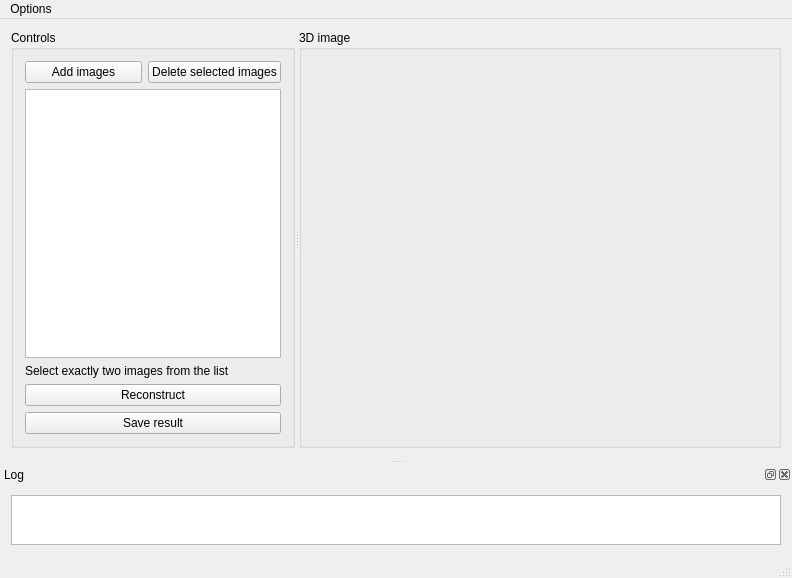
<?xml version="1.0" encoding="UTF-8"?>
<ui version="4.0">
 <class>MainWindow</class>
 <widget class="QMainWindow" name="MainWindow">
  <property name="geometry">
   <rect>
    <x>0</x>
    <y>0</y>
    <width>792</width>
    <height>578</height>
   </rect>
  </property>
  <property name="windowTitle">
   <string>Cybervision</string>
  </property>
  <widget class="QWidget" name="centralWidget">
   <layout class="QGridLayout" name="gridLayout">
    <item row="0" column="0">
     <widget class="QSplitter" name="splitter">
      <property name="sizePolicy">
       <sizepolicy hsizetype="Expanding" vsizetype="Expanding">
        <horstretch>0</horstretch>
        <verstretch>0</verstretch>
       </sizepolicy>
      </property>
      <property name="locale">
       <locale language="English" country="UnitedStates"/>
      </property>
      <property name="orientation">
       <enum>Qt::Horizontal</enum>
      </property>
      <widget class="QGroupBox" name="groupBox_2">
       <property name="sizePolicy">
        <sizepolicy hsizetype="Fixed" vsizetype="Expanding">
         <horstretch>0</horstretch>
         <verstretch>0</verstretch>
        </sizepolicy>
       </property>
       <property name="title">
        <string>Controls</string>
       </property>
       <layout class="QGridLayout" name="gridLayout_2">
        <item row="0" column="0">
         <widget class="QPushButton" name="addImageButton">
          <property name="locale">
           <locale language="English" country="UnitedStates"/>
          </property>
          <property name="text">
           <string>Add images</string>
          </property>
         </widget>
        </item>
        <item row="2" column="0" colspan="2">
         <widget class="QListWidget" name="imageList">
          <property name="locale">
           <locale language="English" country="UnitedStates"/>
          </property>
          <property name="selectionMode">
           <enum>QAbstractItemView::MultiSelection</enum>
          </property>
         </widget>
        </item>
        <item row="4" column="0" colspan="2">
         <widget class="QPushButton" name="startProcessButton">
          <property name="locale">
           <locale language="English" country="UnitedStates"/>
          </property>
          <property name="text">
           <string>Reconstruct</string>
          </property>
         </widget>
        </item>
        <item row="5" column="0" colspan="2">
         <widget class="QPushButton" name="saveButton">
          <property name="locale">
           <locale language="English" country="UnitedStates"/>
          </property>
          <property name="text">
           <string>Save result</string>
          </property>
         </widget>
        </item>
        <item row="0" column="1">
         <widget class="QPushButton" name="deleteImageButton">
          <property name="locale">
           <locale language="English" country="UnitedStates"/>
          </property>
          <property name="text">
           <string>Delete selected images</string>
          </property>
         </widget>
        </item>
        <item row="3" column="0" colspan="2">
         <widget class="QLabel" name="selectionHintLabel">
          <property name="locale">
           <locale language="English" country="UnitedStates"/>
          </property>
          <property name="text">
           <string>Select exactly two images from the list</string>
          </property>
         </widget>
        </item>
       </layout>
      </widget>
      <widget class="QGroupBox" name="groupBox">
       <property name="sizePolicy">
        <sizepolicy hsizetype="MinimumExpanding" vsizetype="Expanding">
         <horstretch>5</horstretch>
         <verstretch>0</verstretch>
        </sizepolicy>
       </property>
       <property name="baseSize">
        <size>
         <width>400</width>
         <height>0</height>
        </size>
       </property>
       <property name="locale">
        <locale language="English" country="UnitedStates"/>
       </property>
       <property name="title">
        <string>3D image</string>
       </property>
       <layout class="QVBoxLayout" name="verticalLayout_2">
        <item>
         <widget class="CybervisionViewer" name="openGLViewport" native="true">
          <property name="sizePolicy">
           <sizepolicy hsizetype="MinimumExpanding" vsizetype="MinimumExpanding">
            <horstretch>0</horstretch>
            <verstretch>0</verstretch>
           </sizepolicy>
          </property>
          <property name="locale">
           <locale language="English" country="UnitedStates"/>
          </property>
         </widget>
        </item>
       </layout>
      </widget>
     </widget>
    </item>
   </layout>
  </widget>
  <widget class="QStatusBar" name="statusBar">
   <property name="locale">
    <locale language="English" country="UnitedStates"/>
   </property>
  </widget>
  <widget class="QDockWidget" name="logDockWidget">
   <property name="locale">
    <locale language="English" country="UnitedStates"/>
   </property>
   <property name="windowTitle">
    <string>Log</string>
   </property>
   <attribute name="dockWidgetArea">
    <number>8</number>
   </attribute>
   <widget class="QWidget" name="dockWidgetContents">
    <layout class="QHBoxLayout" name="horizontalLayout_2">
     <item>
      <widget class="QPlainTextEdit" name="logTextEdit">
       <property name="sizePolicy">
        <sizepolicy hsizetype="Expanding" vsizetype="Ignored">
         <horstretch>0</horstretch>
         <verstretch>0</verstretch>
        </sizepolicy>
       </property>
       <property name="minimumSize">
        <size>
         <width>0</width>
         <height>50</height>
        </size>
       </property>
       <property name="locale">
        <locale language="English" country="UnitedStates"/>
       </property>
       <property name="undoRedoEnabled">
        <bool>false</bool>
       </property>
       <property name="readOnly">
        <bool>true</bool>
       </property>
      </widget>
     </item>
    </layout>
   </widget>
  </widget>
  <widget class="QMenuBar" name="menuBar">
   <property name="geometry">
    <rect>
     <x>0</x>
     <y>0</y>
     <width>792</width>
     <height>21</height>
    </rect>
   </property>
   <property name="locale">
    <locale language="English" country="UnitedStates"/>
   </property>
   <widget class="QMenu" name="menuOptions">
    <property name="locale">
     <locale language="English" country="UnitedStates"/>
    </property>
    <property name="title">
     <string>Options</string>
    </property>
    <addaction name="actionShowlog"/>
   </widget>
   <addaction name="menuOptions"/>
  </widget>
  <action name="actionShowlog">
   <property name="checkable">
    <bool>true</bool>
   </property>
   <property name="text">
    <string>Show log</string>
   </property>
   <property name="toolTip">
    <string>Show the log</string>
   </property>
  </action>
 </widget>
 <layoutdefault spacing="6" margin="11"/>
 <customwidgets>
  <customwidget>
   <class>CybervisionViewer</class>
   <extends>QWidget</extends>
   <header>UI/cybervisionviewer.h</header>
   <container>1</container>
  </customwidget>
 </customwidgets>
 <resources/>
 <connections/>
</ui>
